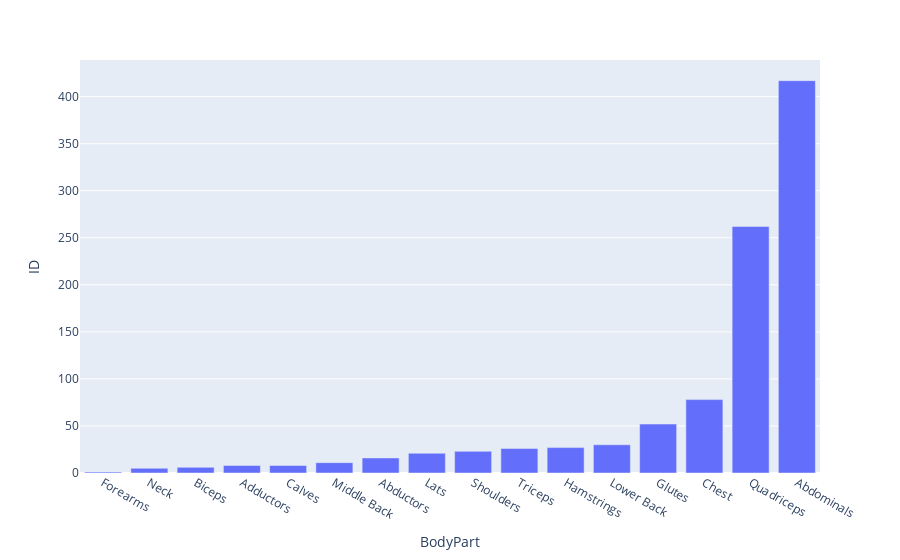

The code cell stored with this chart in its notebook:
### Markdown cell above
### **Distribution of body only excercises for each muscle group**

From this graph, it appears that a majority of body weight excercises target the quadriceps and abdominals. However, there appears to be a decent amount of excercises for most of the other major muscle groups that tend to be targeted directly. However, there appears to be little bodyweight only excercise variety for biceps and calves.

### Code cell
#Create distribution of bodyweight only excercises for each muscle group
bodyonly_graph = gym_exclude[gym_exclude.Equipment == 'Body Only']
bodyonly_graph = bodyonly_graph.groupby(['BodyPart']).count().sort_values(by='ID')
px.bar(bodyonly_graph, x = bodyonly_graph.index, y='ID')

### Figure 1 — Plotly figure (JSON) as saved in the notebook; plotly's stock layout.template omitted (floating-point values rounded to 4 significant figures)
{"data": [{"alignmentgroup": "True", "hovertemplate": "BodyPart=%{x}<br>ID=%{y}<extra></extra>", "legendgroup": "", "marker": {"color": "#636efa", "pattern": {"shape": ""}}, "name": "", "offsetgroup": "", "orientation": "v", "showlegend": false, "textposition": "auto", "type": "bar", "x": ["Forearms", "Neck", "Biceps", "Adductors", "Calves", "Middle Back", "Abductors", "Lats", "Shoulders", "Triceps", "Hamstrings", "Lower Back", "Glutes", "Chest", "Quadriceps", "Abdominals"], "xaxis": "x", "y": [1, 5, 6, 8, 8, 11, 16, 21, 23, 26, 27, 30, 52, 78, 262, 417], "yaxis": "y"}], "layout": {"barmode": "relative", "legend": {"tracegroupgap": 0}, "margin": {"t": 60}, "xaxis": {"anchor": "y", "domain": [0, 1], "title": {"text": "BodyPart"}}, "yaxis": {"anchor": "x", "domain": [0, 1], "title": {"text": "ID"}}}}
